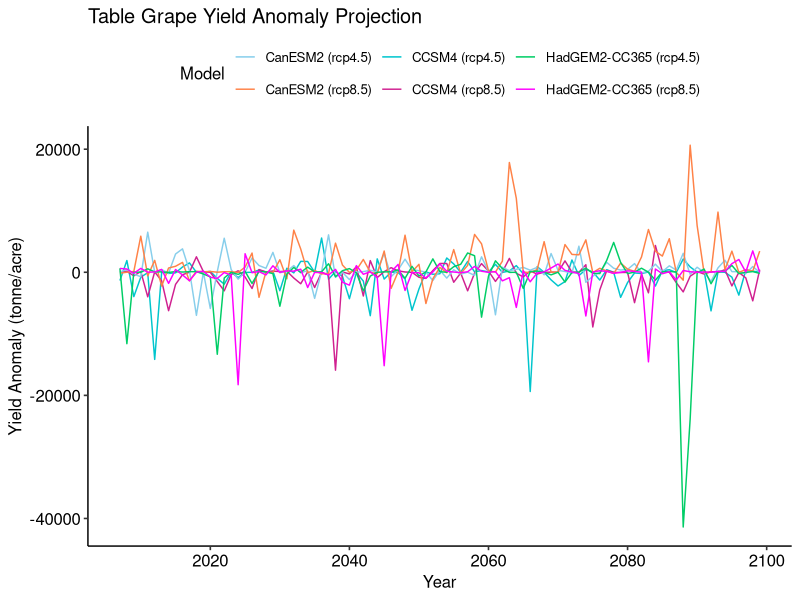
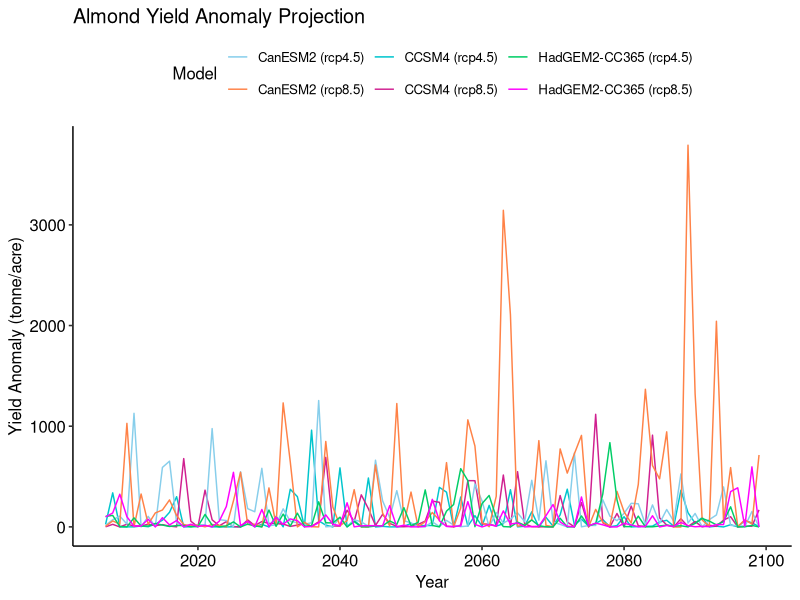
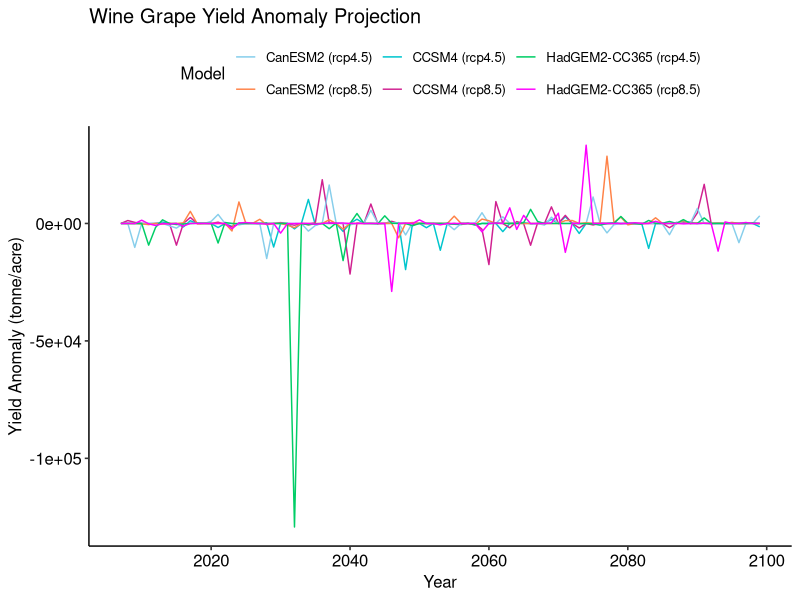
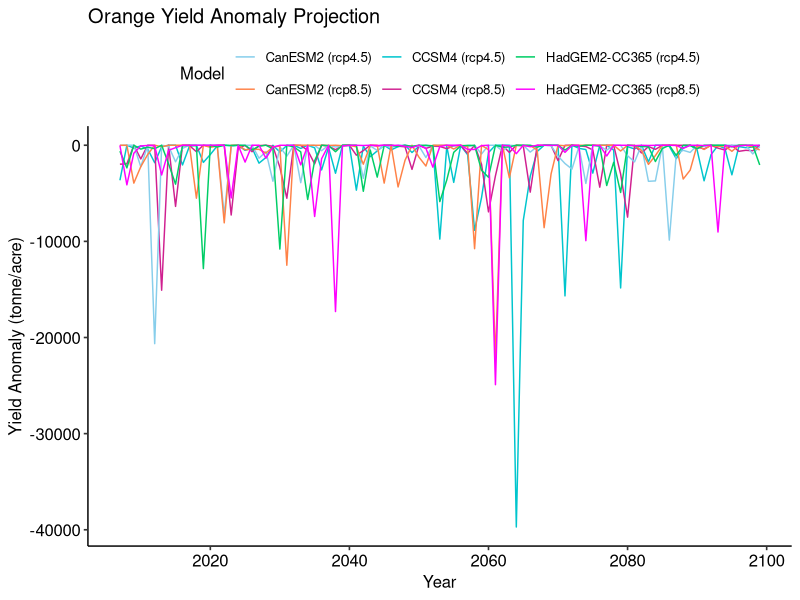
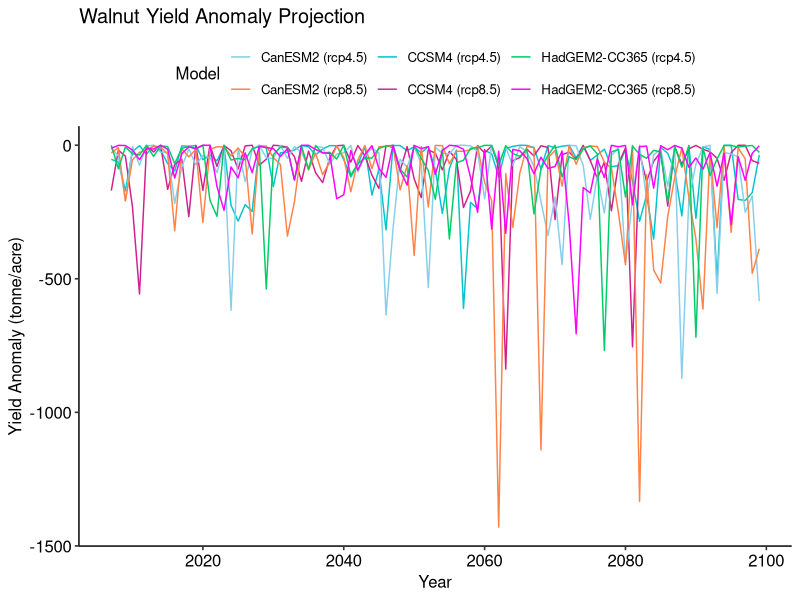
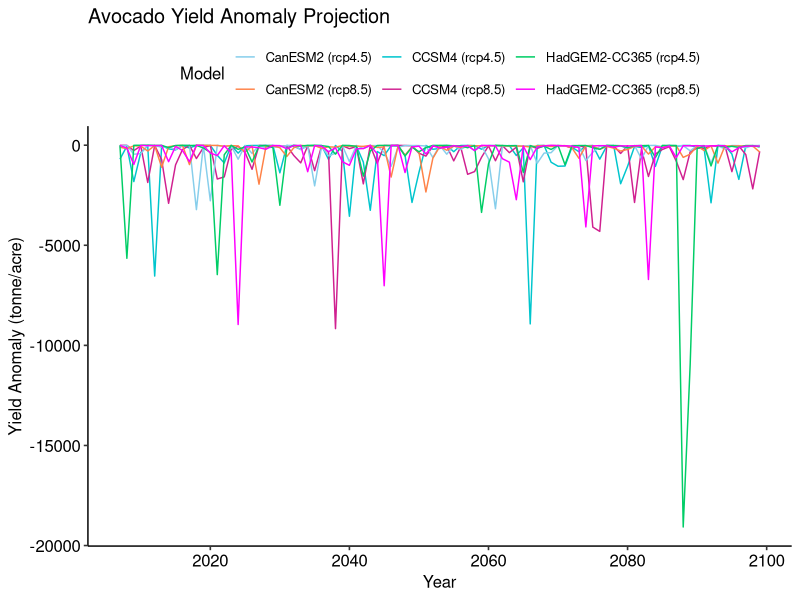
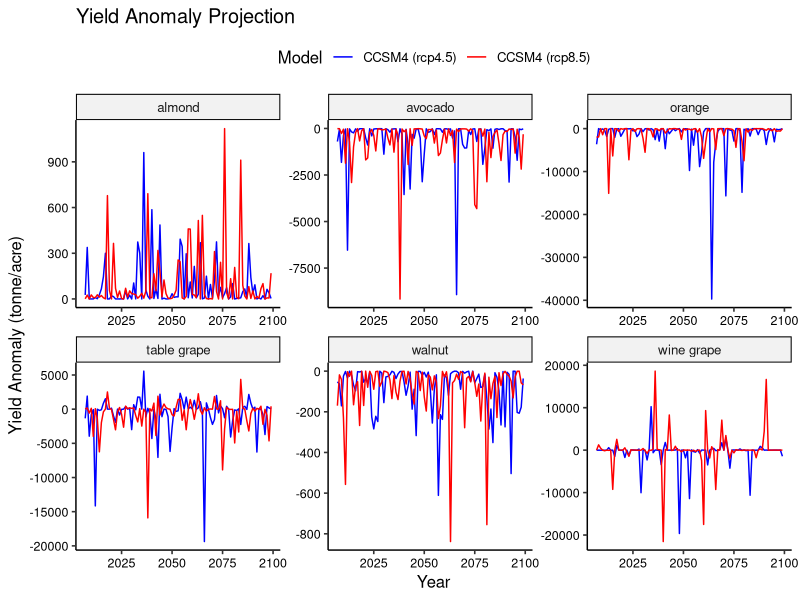

R code for these plots, in order:
## ---- chunk 1
knitr::opts_chunk$set(echo = TRUE)

library(tidyverse)
library(lubridate)
library(ggpubr)

e_45 <- read_csv("CanESM2_45.csv")
e_85 <- read_csv("CanESM2_85.csv")
c_45 <- read_csv("CCSM4_45.csv")
c_85 <- read_csv("CCSM4_85.csv")
h_45 <- read_csv("HadGEM2-CC365_45.csv")
h_85 <- read_csv("HadGEM2-CC365_85.csv")

## ---- chunk 2

e_45 <- e_45 %>% 
  mutate(parsedate = mdy(date)) %>% 
  mutate(month = month(parsedate),
         year = year(parsedate))

e_85 <- e_85 %>% 
  mutate(parsedate = mdy(date)) %>% 
  mutate(month = month(parsedate),
         year = year(parsedate))

c_45 <- c_45 %>% 
  mutate(parsedate = mdy(Date)) %>% 
  mutate(month = month(parsedate),
         year = year(parsedate))

c_85 <- c_85 %>% 
  mutate(parsedate = mdy(Date)) %>% 
  mutate(month = month(parsedate),
         year = case_when(
           year(parsedate) <= 2000 ~ year(parsedate) + 100,
           year(parsedate) > 2000 ~ year(parsedate)
           ))

h_45 <- h_45 %>% 
  mutate(parsedate = mdy(date)) %>% 
  mutate(month = month(parsedate),
         year = year(parsedate))

h_85 <- h_85 %>% 
  mutate(parsedate = mdy(date)) %>% 
  mutate(month = month(parsedate),
         year = year(parsedate))

## ---- chunk 3

#Create a dataframe

crop <- data.frame("year" = 2007:2099)



## ---- chunk 4

#table grape

g_c_45 <- rep(0, 93)
g_c_85 <- rep(0, 93)
g_e_45 <- rep(0, 93)
g_e_85 <- rep(0, 93)
g_h_45 <- rep(0, 93)
g_h_85 <- rep(0, 93)

for (x in crop$year) {
  tn7_c_45 = as.numeric(c_45 %>% filter(year == (x), month == 7) %>% select(min_temp)) - 273.15
  tn7_c_85 = as.numeric(c_85 %>% filter(year == (x), month == 7) %>% select(min_temp)) - 273.15
  tn7_e_45 = as.numeric(e_45 %>% filter(year == (x), month == 7) %>% select(min_temp)) - 273.15
  tn7_e_85 = as.numeric(e_85 %>% filter(year == (x), month == 7) %>% select(min_temp)) - 273.15
  tn7_h_45 = as.numeric(h_45 %>% filter(year == (x), month == 7) %>% select(min_temp)) - 273.15
  tn7_h_85 = as.numeric(h_85 %>% filter(year == (x), month == 7) %>% select(min_temp)) - 273.15
  tn4_c_45 = as.numeric(c_45 %>% filter(year == (x), month == 4) %>% select(min_temp)) - 273.15
  tn4_c_85 = as.numeric(c_85 %>% filter(year == (x), month == 4) %>% select(min_temp)) - 273.15
  tn4_e_45 = as.numeric(e_45 %>% filter(year == (x), month == 4) %>% select(min_temp)) - 273.15
  tn4_e_85 = as.numeric(e_85 %>% filter(year == (x), month == 4) %>% select(min_temp)) - 273.15
  tn4_h_45 = as.numeric(h_45 %>% filter(year == (x), month == 4) %>% select(min_temp)) - 273.15
  tn4_h_85 = as.numeric(h_85 %>% filter(year == (x), month == 4) %>% select(min_temp)) - 273.15
  p10_c_45 = as.numeric(c_45 %>% filter(year == (x-1), month == 10) %>% select(precip))
  p10_c_85 = as.numeric(c_85 %>% filter(year == (x-1), month == 10) %>% select(precip))
  p10_e_45 = as.numeric(e_45 %>% filter(year == (x-1), month == 10) %>% select(precip))
  p10_e_85 = as.numeric(e_85 %>% filter(year == (x-1), month == 10) %>% select(precip))
  p10_h_45 = as.numeric(h_45 %>% filter(year == (x-1), month == 10) %>% select(precip))
  p10_h_85 = as.numeric(h_85 %>% filter(year == (x-1), month == 10) %>% select(precip))
  p1_c_45 = as.numeric(c_45 %>% filter(year == (x), month == 1) %>% select(precip))
  p1_c_85 = as.numeric(c_85 %>% filter(year == (x), month == 1) %>% select(precip))
  p1_e_45 = as.numeric(e_45 %>% filter(year == (x), month == 1) %>% select(precip))
  p1_e_85 = as.numeric(e_85 %>% filter(year == (x), month == 1) %>% select(precip))
  p1_h_45 = as.numeric(h_45 %>% filter(year == (x), month == 1) %>% select(precip))
  p1_h_85 = as.numeric(h_85 %>% filter(year == (x), month == 1) %>% select(precip))
  

  
  g_c_45[x-2006] = 6.93 * tn7_c_45 - 0.19 * tn7_c_45^2 + 2.61 * tn4_c_45 - 0.15 * tn4_c_45^2 + 0.035 * p1_c_45 + 0.024 * p1_c_45^2 + 1.71 * p10_c_45 - 0.673 * p10_c_45^2 - 73.89
  g_c_85[x-2006] = 6.93 * tn7_c_85 - 0.19 * tn7_c_85^2 + 2.61 * tn4_c_85 - 0.15 * tn4_c_85^2 + 0.035 * p1_c_85 + 0.024 * p1_c_85^2 + 1.71 * p10_c_85 - 0.673 * p10_c_85^2 - 73.89
  g_e_45[x-2006] = 6.93 * tn7_e_45 - 0.19 * tn7_e_45^2 + 2.61 * tn4_e_45 - 0.15 * tn4_e_45^2 + 0.035 * p1_e_45 + 0.024 * p1_e_45^2 + 1.71 * p10_e_45 - 0.673 * p10_e_45^2 - 73.89
  g_e_85[x-2006] = 6.93 * tn7_e_85 - 0.19 * tn7_e_85^2 + 2.61 * tn4_e_85 - 0.15 * tn4_e_85^2 + 0.035 * p1_e_85 + 0.024 * p1_e_85^2 + 1.71 * p10_e_85 - 0.673 * p10_e_85^2 - 73.89
  g_h_45[x-2006] = 6.93 * tn7_h_45 - 0.19 * tn7_h_45^2 + 2.61 * tn4_h_45 - 0.15 * tn4_h_45^2 + 0.035 * p1_h_45 + 0.024 * p1_h_45^2 + 1.71 * p10_h_45 - 0.673 * p10_h_45^2 - 73.89
  g_h_85[x-2006] = 6.93 * tn7_h_85 - 0.19 * tn7_h_85^2 + 2.61 * tn4_h_85 - 0.15 * tn4_h_85^2 + 0.035 * p1_h_85 + 0.024 * p1_h_85^2 + 1.71 * p10_h_85 - 0.673 * p10_h_85^2 - 73.89
  
}

## ---- chunk 5

table_grape <- data.frame("year" = crop$year, "c_45" = g_c_45, "c_85" = g_c_85, "e_45" = g_e_45, "e_85" = g_e_85, "h_45" = g_h_45, "h_85" = g_h_85)

table_grape_plot <- ggplot(table_grape) +
  geom_line(aes(x = year, y = c_45, color = "CCSM4 (rcp4.5)")) +
  geom_line(aes(x = year, y = c_85, color = "CCSM4 (rcp8.5)")) +
  geom_line(aes(x = year, y = e_45, color = "CanESM2 (rcp4.5)")) +
  geom_line(aes(x = year, y = e_85, color = "CanESM2 (rcp8.5)")) +
  geom_line(aes(x = year, y = h_45, color = "HadGEM2-CC365 (rcp4.5)")) +
  geom_line(aes(x = year, y = h_85, color = "HadGEM2-CC365 (rcp8.5)"))+
  scale_colour_manual("Model", values= c("skyblue", "sienna1", "turquoise3", "violetred", "springgreen3", "magenta")) +
  theme_pubr()+
  labs(x = "Year", y = "Yield Anomaly (tonne/acre)", title = "Table Grape Yield Anomaly Projection")+
  scale_x_continuous(breaks = seq(2000, 3000, by = 20))
  
table_grape_plot

## ---- chunk 6

#almond

a_c_45 <- rep(0, 93)
a_c_85 <- rep(0, 93)
a_e_45 <- rep(0, 93)
a_e_85 <- rep(0, 93)
a_h_45 <- rep(0, 93)
a_h_85 <- rep(0, 93)

for (x in crop$year) {

  tn2_c_45 = as.numeric(c_45 %>% filter(year == (x), month == 2) %>% select(min_temp)) - 273.15
  tn2_c_85 = as.numeric(c_85 %>% filter(year == (x), month == 2) %>% select(min_temp)) - 273.15
  tn2_e_45 = as.numeric(e_45 %>% filter(year == (x), month == 2) %>% select(min_temp)) - 273.15
  tn2_e_85 = as.numeric(e_85 %>% filter(year == (x), month == 2) %>% select(min_temp)) - 273.15
  tn2_h_45 = as.numeric(h_45 %>% filter(year == (x), month == 2) %>% select(min_temp)) - 273.15
  tn2_h_85 = as.numeric(h_85 %>% filter(year == (x), month == 2) %>% select(min_temp)) - 273.15

  p1_c_45 = as.numeric(c_45 %>% filter(year == (x), month == 1) %>% select(precip))
  p1_c_85 = as.numeric(c_85 %>% filter(year == (x), month == 1) %>% select(precip))
  p1_e_45 = as.numeric(e_45 %>% filter(year == (x), month == 1) %>% select(precip))
  p1_e_85 = as.numeric(e_85 %>% filter(year == (x), month == 1) %>% select(precip))
  p1_h_45 = as.numeric(h_45 %>% filter(year == (x), month == 1) %>% select(precip))
  p1_h_85 = as.numeric(h_85 %>% filter(year == (x), month == 1) %>% select(precip))
  

  
  a_c_45[x-2006] = -0.015 * tn2_c_45 - 0.0046 * tn2_c_45^2 - 0.07 * p1_c_45 + 0.0043 * p1_c_45^2 + 0.28
  a_c_85[x-2006] = -0.015 * tn2_c_85 - 0.0046 * tn2_c_85^2 - 0.07 * p1_c_85 + 0.0043 * p1_c_85^2 + 0.28
  a_e_45[x-2006] = -0.015 * tn2_e_45 - 0.0046 * tn2_e_45^2 - 0.07 * p1_e_45 + 0.0043 * p1_e_45^2 + 0.28
  a_e_85[x-2006] = -0.015 * tn2_e_85 - 0.0046 * tn2_e_85^2 - 0.07 * p1_e_85 + 0.0043 * p1_e_85^2 + 0.28
  a_h_45[x-2006] = -0.015 * tn2_h_45 - 0.0046 * tn2_h_45^2 - 0.07 * p1_h_45 + 0.0043 * p1_h_45^2 + 0.28
  a_h_85[x-2006] = -0.015 * tn2_h_85 - 0.0046 * tn2_h_85^2 - 0.07 * p1_h_85 + 0.0043 * p1_h_85^2 + 0.28
  
}

## ---- chunk 7

almond <- data.frame("year" = crop$year, "c_45" = a_c_45, "c_85" = a_c_85, "e_45" = a_e_45, "e_85" = a_e_85, "h_45" = a_h_45, "h_85" = a_h_85)

almond_plot <- ggplot(almond) +
  geom_line(aes(x = year, y = c_45, color = "CCSM4 (rcp4.5)")) +
  geom_line(aes(x = year, y = c_85, color = "CCSM4 (rcp8.5)")) +
  geom_line(aes(x = year, y = e_45, color = "CanESM2 (rcp4.5)")) +
  geom_line(aes(x = year, y = e_85, color = "CanESM2 (rcp8.5)")) +
  geom_line(aes(x = year, y = h_45, color = "HadGEM2-CC365 (rcp4.5)")) +
  geom_line(aes(x = year, y = h_85, color = "HadGEM2-CC365 (rcp8.5)"))+
  scale_colour_manual("Model", values= c("skyblue", "sienna1", "turquoise3", "violetred", "springgreen3", "magenta")) +
  theme_pubr()+
  labs(x = "Year", y = "Yield Anomaly (tonne/acre)", title = "Almond Yield Anomaly Projection")+
  scale_x_continuous(breaks = seq(2000, 3000, by = 20))
  
almond_plot

## ---- chunk 8

#wine grape

w_c_45 <- rep(0, 93)
w_c_85 <- rep(0, 93)
w_e_45 <- rep(0, 93)
w_e_85 <- rep(0, 93)
w_h_45 <- rep(0, 93)
w_h_85 <- rep(0, 93)

for (x in crop$year) {

  tn4_c_45 = as.numeric(c_45 %>% filter(year == (x), month == 4) %>% select(min_temp)) - 273.15
  tn4_c_85 = as.numeric(c_85 %>% filter(year == (x), month == 4) %>% select(min_temp)) - 273.15
  tn4_e_45 = as.numeric(e_45 %>% filter(year == (x), month == 4) %>% select(min_temp)) - 273.15
  tn4_e_85 = as.numeric(e_85 %>% filter(year == (x), month == 4) %>% select(min_temp)) - 273.15
  tn4_h_45 = as.numeric(h_45 %>% filter(year == (x), month == 4) %>% select(min_temp)) - 273.15
  tn4_h_85 = as.numeric(h_85 %>% filter(year == (x), month == 4) %>% select(min_temp)) - 273.15

  p6_c_45 = as.numeric(c_45 %>% filter(year == (x), month == 6) %>% select(precip))
  p6_c_85 = as.numeric(c_85 %>% filter(year == (x), month == 6) %>% select(precip))
  p6_e_45 = as.numeric(e_45 %>% filter(year == (x), month == 6) %>% select(precip))
  p6_e_85 = as.numeric(e_85 %>% filter(year == (x), month == 6) %>% select(precip))
  p6_h_45 = as.numeric(h_45 %>% filter(year == (x), month == 6) %>% select(precip))
  p6_h_85 = as.numeric(h_85 %>% filter(year == (x), month == 6) %>% select(precip))
  
  p9_c_45 = as.numeric(c_45 %>% filter(year == (x-1), month == 9) %>% select(precip))
  p9_c_85 = as.numeric(c_85 %>% filter(year == (x-1), month == 9) %>% select(precip))
  p9_e_45 = as.numeric(e_45 %>% filter(year == (x-1), month == 9) %>% select(precip))
  p9_e_85 = as.numeric(e_85 %>% filter(year == (x-1), month == 9) %>% select(precip))
  p9_h_45 = as.numeric(h_45 %>% filter(year == (x-1), month == 9) %>% select(precip))
  p9_h_85 = as.numeric(h_85 %>% filter(year == (x-1), month == 9) %>% select(precip))
  

  
  w_c_45[x-2006] = 2.65 * tn4_c_45 - 0.17 * tn4_c_45^2 + 4.78 * p6_c_45 - 4.93 * p6_c_45^2 - 2.24 * p9_c_45 + 1.54 * p9_c_45^2 - 10.5
  w_c_85[x-2006] = 2.65 * tn4_c_85 - 0.17 * tn4_c_85^2 + 4.78 * p6_c_85 - 4.93 * p6_c_85^2 - 2.24 * p9_c_85 + 1.54 * p9_c_85^2 - 10.5
  w_e_45[x-2006] = 2.65 * tn4_e_45 - 0.17 * tn4_e_45^2 + 4.78 * p6_e_45 - 4.93 * p6_e_45^2 - 2.24 * p9_e_45 + 1.54 * p9_e_45^2 - 10.5
  w_e_85[x-2006] = 2.65 * tn4_e_85 - 0.17 * tn4_e_85^2 + 4.78 * p6_e_85 - 4.93 * p6_e_85^2 - 2.24 * p9_e_85 + 1.54 * p9_e_85^2 - 10.5
  w_h_45[x-2006] = 2.65 * tn4_h_45 - 0.17 * tn4_h_45^2 + 4.78 * p6_h_45 - 4.93 * p6_h_45^2 - 2.24 * p9_h_45 + 1.54 * p9_h_45^2 - 10.5
  w_h_85[x-2006] = 2.65 * tn4_h_85 - 0.17 * tn4_h_85^2 + 4.78 * p6_h_85 - 4.93 * p6_h_85^2 - 2.24 * p9_h_85 + 1.54 * p9_h_85^2 - 10.5
  
}

## ---- chunk 9

wgrape <- data.frame("year" = crop$year, "c_45" = w_c_45, "c_85" = w_c_85, "e_45" = w_e_45, "e_85" = w_e_85, "h_45" = w_h_45, "h_85" = w_h_85)

wgrape_plot <- ggplot(wgrape) +
  geom_line(aes(x = year, y = c_45, color = "CCSM4 (rcp4.5)")) +
  geom_line(aes(x = year, y = c_85, color = "CCSM4 (rcp8.5)")) +
  geom_line(aes(x = year, y = e_45, color = "CanESM2 (rcp4.5)")) +
  geom_line(aes(x = year, y = e_85, color = "CanESM2 (rcp8.5)")) +
  geom_line(aes(x = year, y = h_45, color = "HadGEM2-CC365 (rcp4.5)")) +
  geom_line(aes(x = year, y = h_85, color = "HadGEM2-CC365 (rcp8.5)"))+
  scale_colour_manual("Model", values= c("skyblue", "sienna1", "turquoise3", "violetred", "springgreen3", "magenta")) +
  theme_pubr()+
  labs(x = "Year", y = "Yield Anomaly (tonne/acre)", title = "Wine Grape Yield Anomaly Projection")+
  scale_x_continuous(breaks = seq(2000, 3000, by = 20))
  
wgrape_plot

## ---- chunk 10

#orange

o_c_45 <- rep(0, 93)
o_c_85 <- rep(0, 93)
o_e_45 <- rep(0, 93)
o_e_85 <- rep(0, 93)
o_h_45 <- rep(0, 93)
o_h_85 <- rep(0, 93)

for (x in crop$year) {

  tn12_c_45 = as.numeric(c_45 %>% filter(year == (x-1), month == 12) %>% select(min_temp)) - 273.15
  tn12_c_85 = as.numeric(c_85 %>% filter(year == (x-1), month == 12) %>% select(min_temp)) - 273.15
  tn12_e_45 = as.numeric(e_45 %>% filter(year == (x-1), month == 12) %>% select(min_temp)) - 273.15
  tn12_e_85 = as.numeric(e_85 %>% filter(year == (x-1), month == 12) %>% select(min_temp)) - 273.15
  tn12_h_45 = as.numeric(h_45 %>% filter(year == (x-1), month == 12) %>% select(min_temp)) - 273.15
  tn12_h_85 = as.numeric(h_85 %>% filter(year == (x-1), month == 12) %>% select(min_temp)) - 273.15

  p5_c_45 = as.numeric(c_45 %>% filter(year == (x), month == 5) %>% select(precip))
  p5_c_85 = as.numeric(c_85 %>% filter(year == (x), month == 5) %>% select(precip))
  p5_e_45 = as.numeric(e_45 %>% filter(year == (x), month == 5) %>% select(precip))
  p5_e_85 = as.numeric(e_85 %>% filter(year == (x), month == 5) %>% select(precip))
  p5_h_45 = as.numeric(h_45 %>% filter(year == (x), month == 5) %>% select(precip))
  p5_h_85 = as.numeric(h_85 %>% filter(year == (x), month == 5) %>% select(precip))
  

  
  o_c_45[x-2006] = 1.08 * tn12_c_45 - 0.2 * tn12_c_45^2 + 4.99 * p5_c_45 - 1.97 * p5_c_45^2 - 2.47
  o_c_85[x-2006] = 1.08 * tn12_c_85 - 0.2 * tn12_c_85^2 + 4.99 * p5_c_85 - 1.97 * p5_c_85^2 - 2.47
  o_e_45[x-2006] = 1.08 * tn12_e_45 - 0.2 * tn12_e_45^2 + 4.99 * p5_e_45 - 1.97 * p5_e_45^2 - 2.47
  o_e_85[x-2006] = 1.08 * tn12_e_85 - 0.2 * tn12_e_85^2 + 4.99 * p5_e_85 - 1.97 * p5_e_85^2 - 2.47
  o_h_45[x-2006] = 1.08 * tn12_h_45 - 0.2 * tn12_h_45^2 + 4.99 * p5_h_45 - 1.97 * p5_h_45^2 - 2.47
  o_h_85[x-2006] = 1.08 * tn12_h_85 - 0.2 * tn12_h_85^2 + 4.99 * p5_h_85 - 1.97 * p5_h_85^2 - 2.47
  
}

## ---- chunk 11

orange <- data.frame("year" = crop$year, "c_45" = o_c_45, "c_85" = o_c_85, "e_45" = o_e_45, "e_85" = o_e_85, "h_45" = o_h_45, "h_85" = o_h_85)

orange_plot <- ggplot(orange) +
  geom_line(aes(x = year, y = c_45, color = "CCSM4 (rcp4.5)")) +
  geom_line(aes(x = year, y = c_85, color = "CCSM4 (rcp8.5)")) +
  geom_line(aes(x = year, y = e_45, color = "CanESM2 (rcp4.5)")) +
  geom_line(aes(x = year, y = e_85, color = "CanESM2 (rcp8.5)")) +
  geom_line(aes(x = year, y = h_45, color = "HadGEM2-CC365 (rcp4.5)")) +
  geom_line(aes(x = year, y = h_85, color = "HadGEM2-CC365 (rcp8.5)"))+
  scale_colour_manual("Model", values= c("skyblue", "sienna1", "turquoise3", "violetred", "springgreen3", "magenta")) +
  theme_pubr()+
  labs(x = "Year", y = "Yield Anomaly (tonne/acre)", title = "Orange Yield Anomaly Projection")+
  scale_x_continuous(breaks = seq(2000, 3000, by = 20))
  
orange_plot

## ---- chunk 12

#walnuts

l_c_45 <- rep(0, 93)
l_c_85 <- rep(0, 93)
l_e_45 <- rep(0, 93)
l_e_85 <- rep(0, 93)
l_h_45 <- rep(0, 93)
l_h_85 <- rep(0, 93)

for (x in crop$year) {

  tx11_c_45 = as.numeric(c_45 %>% filter(year == (x-1), month == 11) %>% select(max_temp)) - 273.15
  tx11_c_85 = as.numeric(c_85 %>% filter(year == (x-1), month == 11) %>% select(max_temp)) - 273.15
  tx11_e_45 = as.numeric(e_45 %>% filter(year == (x-1), month == 11) %>% select(max_temp)) - 273.15
  tx11_e_85 = as.numeric(e_85 %>% filter(year == (x-1), month == 11) %>% select(max_temp)) - 273.15
  tx11_h_45 = as.numeric(h_45 %>% filter(year == (x-1), month == 11) %>% select(max_temp)) - 273.15
  tx11_h_85 = as.numeric(h_85 %>% filter(year == (x-1), month == 11) %>% select(max_temp)) - 273.15

  p2_c_45 = as.numeric(c_45 %>% filter(year == (x), month == 2) %>% select(precip))
  p2_c_85 = as.numeric(c_85 %>% filter(year == (x), month == 2) %>% select(precip))
  p2_e_45 = as.numeric(e_45 %>% filter(year == (x), month == 2) %>% select(precip))
  p2_e_85 = as.numeric(e_85 %>% filter(year == (x), month == 2) %>% select(precip))
  p2_h_45 = as.numeric(h_45 %>% filter(year == (x), month == 2) %>% select(precip))
  p2_h_85 = as.numeric(h_85 %>% filter(year == (x), month == 2) %>% select(precip))
  

  
  l_c_45[x-2006] = 0.68 * tx11_c_45 - 0.02 * tx11_c_45^2 + 0.038 * p2_c_45 - 0.0051 * p2_c_45^2 - 5.83
  l_c_85[x-2006] = 0.68 * tx11_c_85 - 0.02 * tx11_c_85^2 + 0.038 * p2_c_85 - 0.0051 * p2_c_85^2 - 5.83
  l_e_45[x-2006] = 0.68 * tx11_e_45 - 0.02 * tx11_e_45^2 + 0.038 * p2_e_45 - 0.0051 * p2_e_45^2 - 5.83
  l_e_85[x-2006] = 0.68 * tx11_e_85 - 0.02 * tx11_e_85^2 + 0.038 * p2_e_85 - 0.0051 * p2_e_85^2 - 5.83
  l_h_45[x-2006] = 0.68 * tx11_h_45 - 0.02 * tx11_h_45^2 + 0.038 * p2_h_45 - 0.0051 * p2_h_45^2 - 5.83
  l_h_85[x-2006] = 0.68 * tx11_h_85 - 0.02 * tx11_h_85^2 + 0.038 * p2_h_85 - 0.0051 * p2_h_85^2 - 5.83
  
  
}

## ---- chunk 13

walnuts <- data.frame("year" = crop$year, "c_45" = l_c_45, "c_85" = l_c_85, "e_45" = l_e_45, "e_85" = l_e_85, "h_45" = l_h_45, "h_85" = l_h_85)

walnuts_plot <- ggplot(walnuts) +
  geom_line(aes(x = year, y = c_45, color = "CCSM4 (rcp4.5)")) +
  geom_line(aes(x = year, y = c_85, color = "CCSM4 (rcp8.5)")) +
  geom_line(aes(x = year, y = e_45, color = "CanESM2 (rcp4.5)")) +
  geom_line(aes(x = year, y = e_85, color = "CanESM2 (rcp8.5)")) +
  geom_line(aes(x = year, y = h_45, color = "HadGEM2-CC365 (rcp4.5)")) +
  geom_line(aes(x = year, y = h_85, color = "HadGEM2-CC365 (rcp8.5)"))+
  scale_colour_manual("Model", values= c("skyblue", "sienna1", "turquoise3", "violetred", "springgreen3", "magenta")) +
  theme_pubr()+
  labs(x = "Year", y = "Yield Anomaly (tonne/acre)", title = "Walnut Yield Anomaly Projection")+
  scale_x_continuous(breaks = seq(2000, 3000, by = 20))
  
walnuts_plot

## ---- chunk 14

#avocado

d_c_45 <- rep(0, 93)
d_c_85 <- rep(0, 93)
d_e_45 <- rep(0, 93)
d_e_85 <- rep(0, 93)
d_h_45 <- rep(0, 93)
d_h_85 <- rep(0, 93)

for (x in crop$year) {

  tx8_c_45 = as.numeric(c_45 %>% filter(year == (x-1), month == 8) %>% select(max_temp)) - 273.15
  tx8_c_85 = as.numeric(c_85 %>% filter(year == (x-1), month == 8) %>% select(max_temp)) - 273.15
  tx8_e_45 = as.numeric(e_45 %>% filter(year == (x-1), month == 8) %>% select(max_temp)) - 273.15
  tx8_e_85 = as.numeric(e_85 %>% filter(year == (x-1), month == 8) %>% select(max_temp)) - 273.15
  tx8_h_45 = as.numeric(h_45 %>% filter(year == (x-1), month == 8) %>% select(max_temp)) - 273.15
  tx8_h_85 = as.numeric(h_85 %>% filter(year == (x-1), month == 8) %>% select(max_temp)) - 273.15
  
  tn5_c_45 = as.numeric(c_45 %>% filter(year == (x), month == 5) %>% select(min_temp)) - 273.15
  tn5_c_85 = as.numeric(c_85 %>% filter(year == (x), month == 5) %>% select(min_temp)) - 273.15
  tn5_e_45 = as.numeric(e_45 %>% filter(year == (x), month == 5) %>% select(min_temp)) - 273.15
  tn5_e_85 = as.numeric(e_85 %>% filter(year == (x), month == 5) %>% select(min_temp)) - 273.15
  tn5_h_45 = as.numeric(h_45 %>% filter(year == (x), month == 5) %>% select(min_temp)) - 273.15
  tn5_h_85 = as.numeric(h_85 %>% filter(year == (x), month == 5) %>% select(min_temp)) - 273.15

  p10_c_45 = as.numeric(c_45 %>% filter(year == (x-1), month == 10) %>% select(precip))
  p10_c_85 = as.numeric(c_85 %>% filter(year == (x-1), month == 10) %>% select(precip))
  p10_e_45 = as.numeric(e_45 %>% filter(year == (x-1), month == 10) %>% select(precip))
  p10_e_85 = as.numeric(e_85 %>% filter(year == (x-1), month == 10) %>% select(precip))
  p10_h_45 = as.numeric(h_45 %>% filter(year == (x-1), month == 10) %>% select(precip))
  p10_h_85 = as.numeric(h_85 %>% filter(year == (x-1), month == 10) %>% select(precip))
  

  
  d_c_45[x-2006] = 17.71 * tx8_c_45 - 0.29 * tx8_c_45^2 + 3.25 * tn5_c_45 - 0.14 * tn5_c_45^2 + p10_c_45 - 0.31 * p10_c_45^2 - 288.09
  d_c_85[x-2006] = 17.71 * tx8_c_85 - 0.29 * tx8_c_85^2 + 3.25 * tn5_c_85 - 0.14 * tn5_c_85^2 + p10_c_85 - 0.31 * p10_c_85^2 - 288.09
  d_e_45[x-2006] = 17.71 * tx8_e_45 - 0.29 * tx8_e_45^2 + 3.25 * tn5_e_45 - 0.14 * tn5_e_45^2 + p10_e_45 - 0.31 * p10_e_45^2 - 288.09
  d_e_85[x-2006] = 17.71 * tx8_e_85 - 0.29 * tx8_e_85^2 + 3.25 * tn5_e_85 - 0.14 * tn5_e_85^2 + p10_e_85 - 0.31 * p10_e_85^2 - 288.09
  d_h_45[x-2006] = 17.71 * tx8_h_45 - 0.29 * tx8_h_45^2 + 3.25 * tn5_h_45 - 0.14 * tn5_h_45^2 + p10_h_45 - 0.31 * p10_h_45^2 - 288.09
  d_h_85[x-2006] = 17.71 * tx8_h_85 - 0.29 * tx8_h_85^2 + 3.25 * tn5_h_85 - 0.14 * tn5_h_85^2 + p10_h_85 - 0.31 * p10_h_85^2 - 288.09
  
  
  
}

## ---- chunk 15

avocado <- data.frame("year" = crop$year, "c_45" = d_c_45, "c_85" = d_c_85, "e_45" = d_e_45, "e_85" = d_e_85, "h_45" = d_h_45, "h_85" = d_h_85)

avocado_plot <- ggplot(avocado) +
  geom_line(aes(x = year, y = c_45, color = "CCSM4 (rcp4.5)")) +
  geom_line(aes(x = year, y = c_85, color = "CCSM4 (rcp8.5)")) +
  geom_line(aes(x = year, y = e_45, color = "CanESM2 (rcp4.5)")) +
  geom_line(aes(x = year, y = e_85, color = "CanESM2 (rcp8.5)")) +
  geom_line(aes(x = year, y = h_45, color = "HadGEM2-CC365 (rcp4.5)")) +
  geom_line(aes(x = year, y = h_85, color = "HadGEM2-CC365 (rcp8.5)"))+
  scale_colour_manual("Model", values= c("skyblue", "sienna1", "turquoise3", "violetred", "springgreen3", "magenta")) +
  theme_pubr()+
  labs(x = "Year", y = "Yield Anomaly (tonne/acre)", title = "Avocado Yield Anomaly Projection")+
  scale_x_continuous(breaks = seq(2000, 3000, by = 20))
  
avocado_plot

## ---- chunk 16

almond <- almond %>% 
  mutate(crop = "almond")

avocado <- avocado %>% 
  mutate(crop = "avocado")

orange <- orange %>% 
  mutate(crop = "orange")

walnuts <- walnuts %>% 
  mutate(crop = "walnut")

tgrape <- table_grape %>% 
  mutate(crop = "table grape")

wgrape <- wgrape %>% 
  mutate(crop = "wine grape")

## ---- chunk 17
grand_df <- rbind(almond, avocado, orange, walnuts, tgrape, wgrape)

grand_df <- grand_df %>% 
  group_by(crop)

memo_plot <- ggplot(grand_df) +
  geom_line(aes(x = year, y = c_45, color = "CCSM4 (rcp4.5)")) +
  geom_line(aes(x = year, y = c_85, color = "CCSM4 (rcp8.5)")) +
  facet_wrap(~crop, scale = "free")+
  theme_pubr()+
  labs(x = "Year", y = "Yield Anomaly (tonne/acre)", title = "Yield Anomaly Projection")+
  scale_colour_manual("Model", values= c("blue", "red"))+
  theme(axis.text.x=element_text(size=rel(0.75)), axis.text.y=element_text(size=rel(0.75)))

memo_plot
